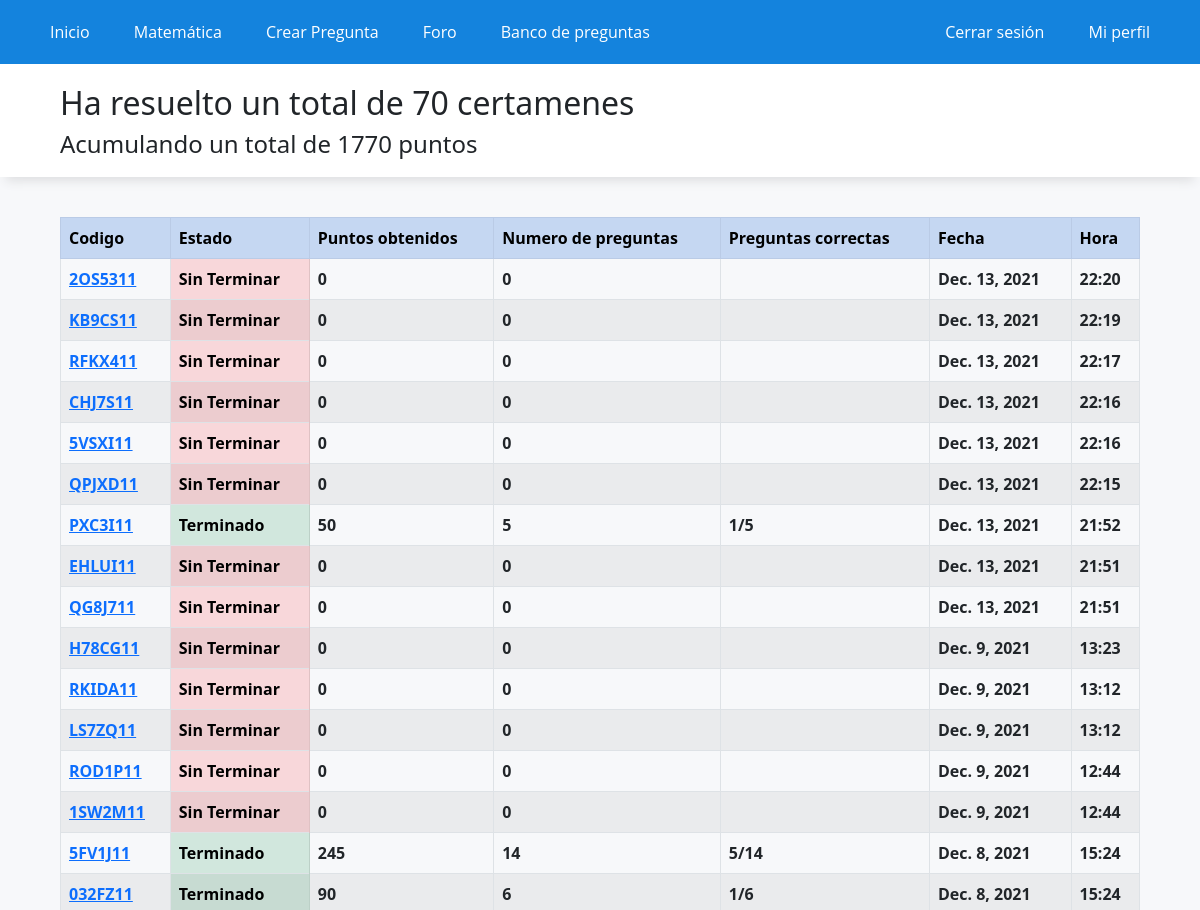
/historial/ (signed in, upper part), run on an earlier commit of the app's database.
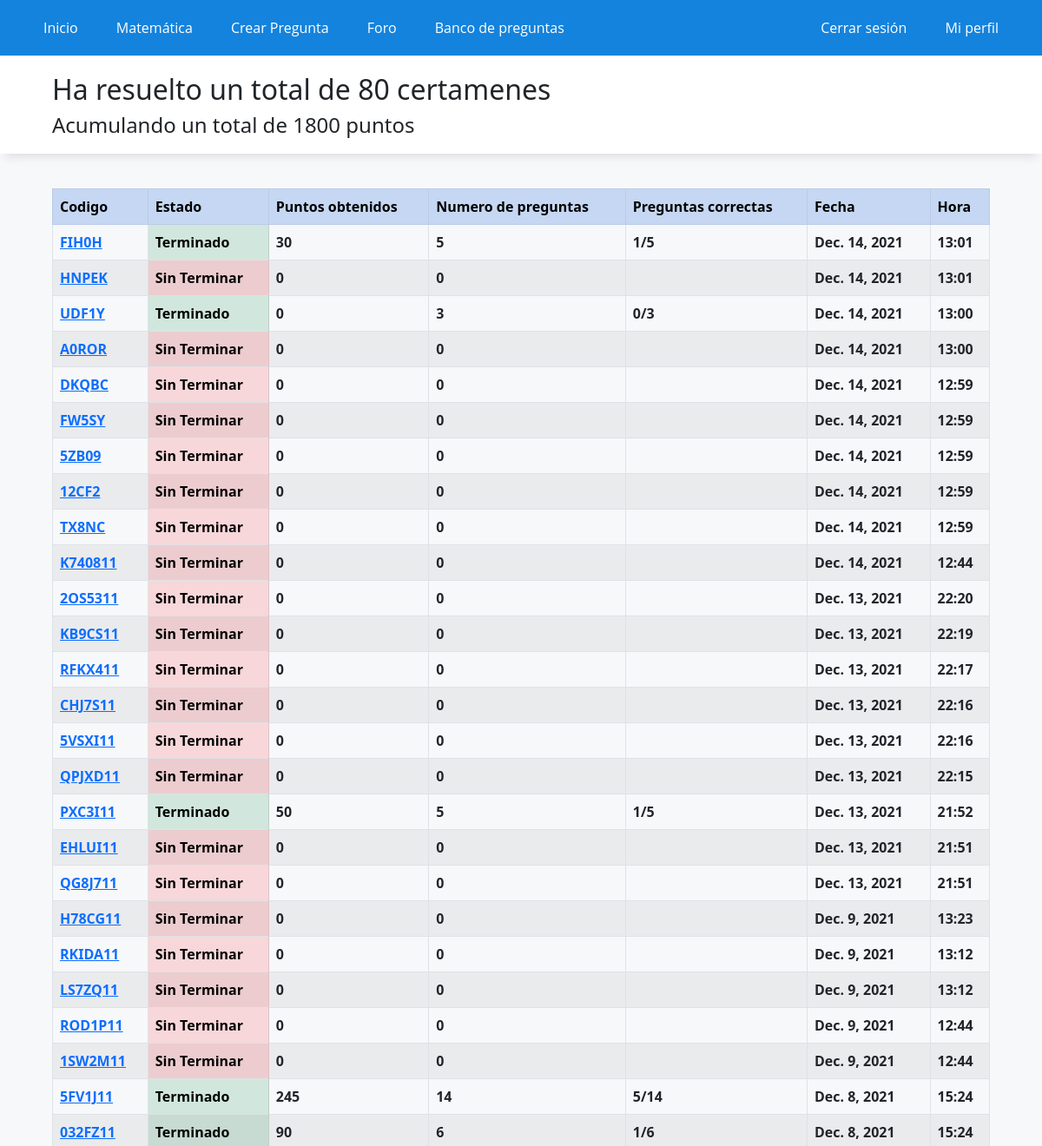
And on a later commit of the database.
### WebApp/models.py (models this page shows)
class historialCertamen(models.Model):
    id_usuario = models.IntegerField()
    id_preguntas = models.CharField(max_length=300)
    fecha = models.DateField(auto_now_add=True)
    hora = models.TimeField(auto_now_add=True)
    estado = models.BooleanField(default=False)
    id_certamen = models.CharField(max_length=20, default="")
    n_preguntas = models.IntegerField(default=0)
    n_correctas = models.CharField(max_length=20, default="")
    puntos = models.IntegerField(default=0)
    alternativa_marcadas = models.CharField(max_length=100, default="")
    hora_termino = models.CharField(max_length=11, default="")

### WebApp/views.py (the view)
# urls.py: path('historial/',registro_certamenes, name="historial"),
def registro_certamenes(request):
    certamenes = historialCertamen.objects.filter(id_usuario=request.user.id).order_by('-id')
    data= {
        'puntos': profile.objects.get(name_id=request.user.id).punctuation,
        'certamenes': certamenes,
        'n_certamenes': certamenes.count(),
    }
    return render(request,'app/registro_certamenes.html',data)

### WebApp/templates/app/registro_certamenes.html (shortened to what this page needs)
{% extends 'app/base.html' %}
{% load static %}
{% block contenido %}
<div class="titulo">
    <h2>Ha resuelto un total de {{n_certamenes}} certamenes</h2>
    <h4>Acumulando un total de {{puntos}} puntos</h4>
</div>
<div class="elContenedor">
    <table class="table table-striped table-bordered">
        <tr class="table-primary">
            <th>Codigo</th>
            <th>Estado</th>
            <th>Puntos obtenidos</th>
            <th>Numero de preguntas</th>
            <th>Preguntas correctas</th>
            <th>Fecha</th>
            <th>Hora</th>
        </tr>
        {% for certamen in certamenes %}
        <tr>
            <th><a href="/certamen/?id={{certamen.id_certamen}}">{{certamen.id_certamen}}</a></th>
            {% if certamen.estado %}
            <th class="table-success">Terminado</th>
            {% else %}
            <th class="table-danger">Sin Terminar</th>
            {% endif %}
            <th>{{certamen.puntos}}</th>
            <th>{{certamen.n_preguntas}}</th>
            <th>{{certamen.n_correctas}}</th>
            <th>{{certamen.fecha}}</th>
            {% if certamen.hora.minute < 10  %}
                <th>{{certamen.hora.hour}}:0{{certamen.hora.minute}}</th>
            {% else %}
                <th>{{certamen.hora.hour}}:{{certamen.hora.minute}}</th>
            {% endif %}
        </tr>
        {% endfor %}
    </table>
</div>
{% endblock %}

### WebApp/templates/app/base.html (shortened to what this page needs)
<!DOCTYPE html>
<html lang="es">
<head>
    {% load static %}
    <link rel="stylesheet" href="https://use.fontawesome.com/releases/v5.6.3/css/all.css">
    <link href="https://cdn.jsdelivr.net/npm/bootstrap@5.1.3/dist/css/bootstrap.min.css" rel="stylesheet"
>
    <link rel="stylesheet" href="{% static 'app/css/styles.css' %}">
    <link rel="stylesheet" href="https://cdnjs.cloudflare.com/ajax/libs/mathquill/0.10.1/mathquill.css" />
    <link rel="stylesheet" href="https://cdn.jsdelivr.net/npm/katex@0.15.1/dist/katex.min.css">
</head>
<body>
    <header>
        <nav class="navegacion">
            <ul class="menu">
                <li><a href="{% url 'home' %}">Inicio</a></li>
                {% if user.is_authenticated %}
                <li><a class="mat">Matemática</a>
                </li>
                <li><a href="{% url 'crearPregunta' %}">Crear Pregunta</a></li>
                <li><a href="{% url 'foro1' %}">Foro</a></li>
                <li><a href="{% url 'banco-preguntas' %}">Banco de preguntas</a></li>
                {% endif %}
            </ul>
            <ul>
                {% if user.is_authenticated %}
                <li><a href="{% url 'logout' %}">Cerrar sesión</a></li>
                <li><a href="{% url 'mi_perfil' %}">Mi perfil</a></li>
                {% else %}
                <li><a href="{% url 'iniciar_sesion' %}">Iniciar sesión</a></li>
                <li><a href="{% url 'registrarse' %}">Registrarse</a></li>
                {% endif %}
            </ul>
        </nav>
    </header>
    {% if user.is_authenticated %}
    <div id="contenido">
        {% block contenido%}
        {% endblock %}
    </div>
    {% else %}
    <div id="contenido">
        <h1>Por Favor, inicia sesión para poder acceder al contenido :)</h1>
    </div>
    {% endif %}
</body>
</html>

### WebApp/static/app/css/styles.css (style rules this page uses)
* { margin: 0; padding: 0; -webkit-box-sizing: border-box; -moz-box-sizing: border-box; box-sizing: border-box; }
body { background: rgb(247,248,250); }
.navegacion { display: flex; justify-content: space-between; width: 100%; padding-inline: 30px; margin: auto; background: #1483dd; }
.navegacion ul { list-style: none; margin: 0; padding: 0; }
.navegacion > ul >li { position: relative; display: inline-block; }
.navegacion > ul > li > a { display: block; padding: 20px 20px; color: white; font-family: 'Open Sans', sans-serif; text-decoration: none; }
.mat { color: white; }
#contenido { width: 100%; padding-top: 0px; padding-bottom: 50px; margin:auto; }
.titulo { box-shadow: 0px 10px 10px -6px rgb(222,223,225); background-color: white; padding-top: 20px; padding-bottom: 10px; padding-left: 5%; margin-bottom: 40px; width: 100%; }
.elContenedor { width: 90%; padding-top: 0px; margin:auto; }

What changed in the data, as far as the page shows it:
added historialCertamen: id_certamen "FIH0H", estado "Terminado", puntos "30", n_preguntas "5", n_correctas "1/5", fecha "Dec. 14, 2021", hora.hour "13", hora.minute "1"
added historialCertamen: id_certamen "HNPEK", estado "Sin Terminar", puntos "0", n_preguntas "0", fecha "Dec. 14, 2021", hora.hour "13", hora.minute "1"
added historialCertamen: id_certamen "UDF1Y", estado "Terminado", puntos "0", n_preguntas "3", n_correctas "0/3", fecha "Dec. 14, 2021", hora.hour "13", hora.minute "0"
added historialCertamen: id_certamen "A0ROR", estado "Sin Terminar", puntos "0", n_preguntas "0", fecha "Dec. 14, 2021", hora.hour "13", hora.minute "0"
added historialCertamen: id_certamen "DKQBC", estado "Sin Terminar", puntos "0", n_preguntas "0", fecha "Dec. 14, 2021", hora.hour "12", hora.minute "59"
added historialCertamen: id_certamen "FW5SY", estado "Sin Terminar", puntos "0", n_preguntas "0", fecha "Dec. 14, 2021", hora.hour "12", hora.minute "59"
added historialCertamen: id_certamen "5ZB09", estado "Sin Terminar", puntos "0", n_preguntas "0", fecha "Dec. 14, 2021", hora.hour "12", hora.minute "59"
added historialCertamen: id_certamen "12CF2", estado "Sin Terminar", puntos "0", n_preguntas "0", fecha "Dec. 14, 2021", hora.hour "12", hora.minute "59"
added historialCertamen: id_certamen "TX8NC", estado "Sin Terminar", puntos "0", n_preguntas "0", fecha "Dec. 14, 2021", hora.hour "12", hora.minute "59"
added historialCertamen: id_certamen "K740811", estado "Sin Terminar", puntos "0", n_preguntas "0", fecha "Dec. 14, 2021", hora.hour "12", hora.minute "44"
Also different on the page:
{{ n_certamenes }}: "70" → "80"
{{ puntos }}: "1770" → "1800"
